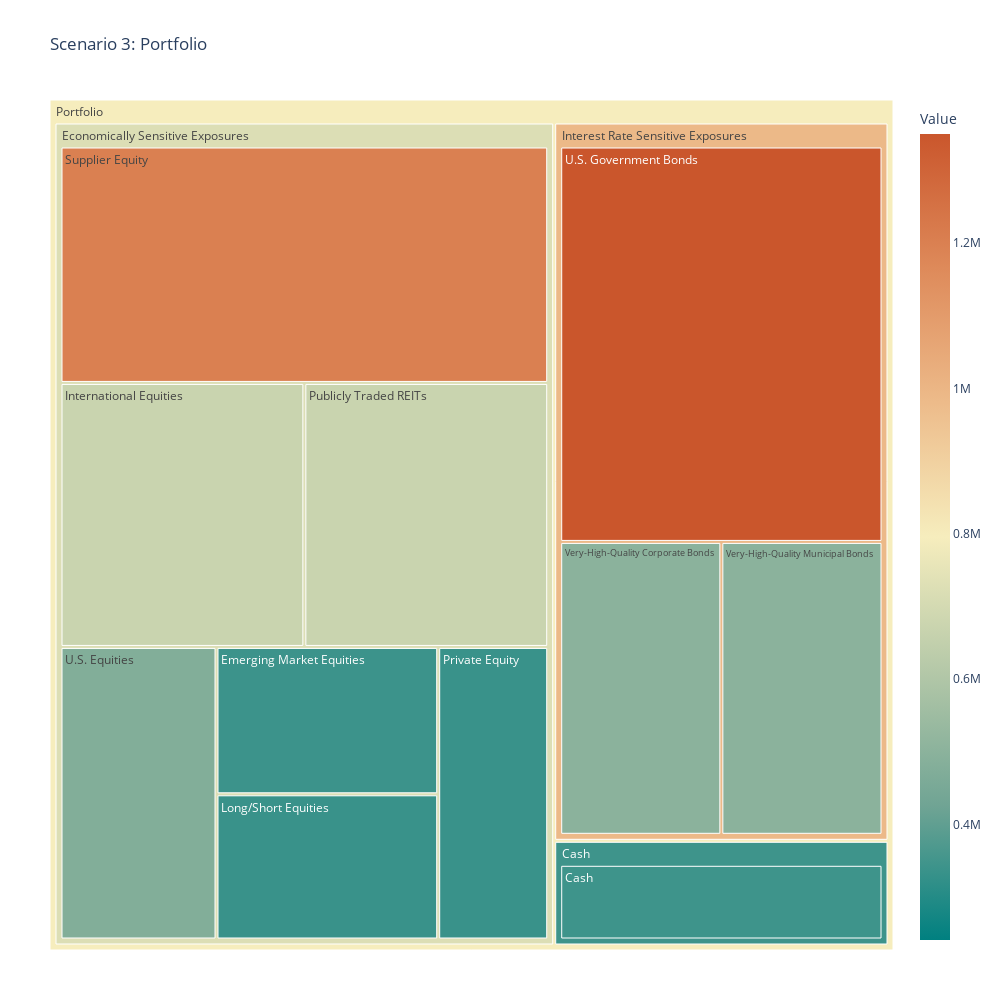

The notebook cell saved with this chart:
### Code cell
fig = px.treemap(sum_df, path=[px.Constant('Portfolio'),'Class','Sub Class'], values='Value',
                  color='Value', hover_data=['Sub Class'],
                  color_continuous_scale='geyser',
                  color_continuous_midpoint=np.average(sum_df['Value'], weights=sum_df['Value']))

fig.update_layout( width = 1000, height = 1000,margin = dict(t=100, l=50, r=50, b=50))
fig.update_layout(
    title_text='Scenario 3: Portfolio'
)
fig.show()

### Figure 1 — Plotly figure (JSON) as saved in the notebook; plotly's stock layout.template omitted (floating-point values rounded to 4 significant figures)
{"data": [{"branchvalues": "total", "customdata": [["Cash", 342500], ["Emerging Market Equities ", 340000], ["International Equities ", 670000], ["Long/Short Equities ", 335000], ["Private Equity ", 335000], ["Publicly Traded REITs    ", 670000], ["Supplier Equity", 1200000], ["U.S. Equities ", 475000], ["U.S. Government Bonds ", 1350000], ["Very-High-Quality Corporate Bonds ", 500000], ["Very-High-Quality Municipal Bonds", 500000], ["Cash", 342500], ["(?)", 721400.0], ["(?)", 988300.0], ["(?)", 795400.0]], "domain": {"x": [0, 1], "y": [0, 1]}, "hovertemplate": "labels=%{label}<br>Value_sum=%{value}<br>parent=%{parent}<br>id=%{id}<br>Sub Class=%{customdata[0]}<br>Value=%{color}<extra></extra>", "ids": ["Portfolio/Cash/Cash", "Portfolio/Economically Sensitive Exposures/Emerging Market Equities ", "Portfolio/Economically Sensitive Exposures/International Equities ", "Portfolio/Economically Sensitive Exposures/Long/Short Equities ", "Portfolio/Economically Sensitive Exposures/Private Equity ", "Portfolio/Economically Sensitive Exposures/Publicly Traded REITs    ", "Portfolio/Economically Sensitive Exposures/Supplier Equity", "Portfolio/Economically Sensitive Exposures/U.S. Equities ", "Portfolio/Interest Rate Sensitive Exposures/U.S. Government Bonds ", "Portfolio/Interest Rate Sensitive Exposures/Very-High-Quality Corporate Bonds ", "Portfolio/Interest Rate Sensitive Exposures/Very-High-Quality Municipal Bonds", "Portfolio/Cash", "Portfolio/Economically Sensitive Exposures", "Portfolio/Interest Rate Sensitive Exposures", "Portfolio"], "labels": ["Cash", "Emerging Market Equities ", "International Equities ", "Long/Short Equities ", "Private Equity ", "Publicly Traded REITs    ", "Supplier Equity", "U.S. Equities ", "U.S. Government Bonds ", "Very-High-Quality Corporate Bonds ", "Very-High-Quality Municipal Bonds", "Cash", "Economically Sensitive Exposures", "Interest Rate Sensitive Exposures", "Portfolio"], "marker": {"coloraxis": "coloraxis", "colors": [342500, 340000, 670000, 335000, 335000, 670000, 1200000, 475000, 1350000, 500000, 500000, 342500, 721400.0, 988300.0, 795400.0]}, "name": "", "parents": ["Portfolio/Cash", "Portfolio/Economically Sensitive Exposures", "Portfolio/Economically Sensitive Exposures", "Portfolio/Economically Sensitive Exposures", "Portfolio/Economically Sensitive Exposures", "Portfolio/Economically Sensitive Exposures", "Portfolio/Economically Sensitive Exposures", "Portfolio/Economically Sensitive Exposures", "Portfolio/Interest Rate Sensitive Exposures", "Portfolio/Interest Rate Sensitive Exposures", "Portfolio/Interest Rate Sensitive Exposures", "Portfolio", "Portfolio", "Portfolio", ""], "type": "treemap", "values": [342500, 340000, 670000, 335000, 335000, 670000, 1200000, 475000, 1350000, 500000, 500000, 342500, 4025000, 2350000, 6717500]}], "layout": {"coloraxis": {"cmid": 795400.0, "colorbar": {"title": {"text": "Value"}}, "colorscale": [[0, "rgb(0, 128, 128)"], [0.1667, "rgb(112, 164, 148)"], [0.3333, "rgb(180, 200, 168)"], [0.5, "rgb(246, 237, 189)"], [0.6667, "rgb(237, 187, 138)"], [0.8333, "rgb(222, 138, 90)"], [1, "rgb(202, 86, 44)"]]}, "height": 1000, "legend": {"tracegroupgap": 0}, "margin": {"b": 50, "l": 50, "r": 50, "t": 100}, "title": {"text": "Scenario 3: Portfolio"}, "width": 1000}}
